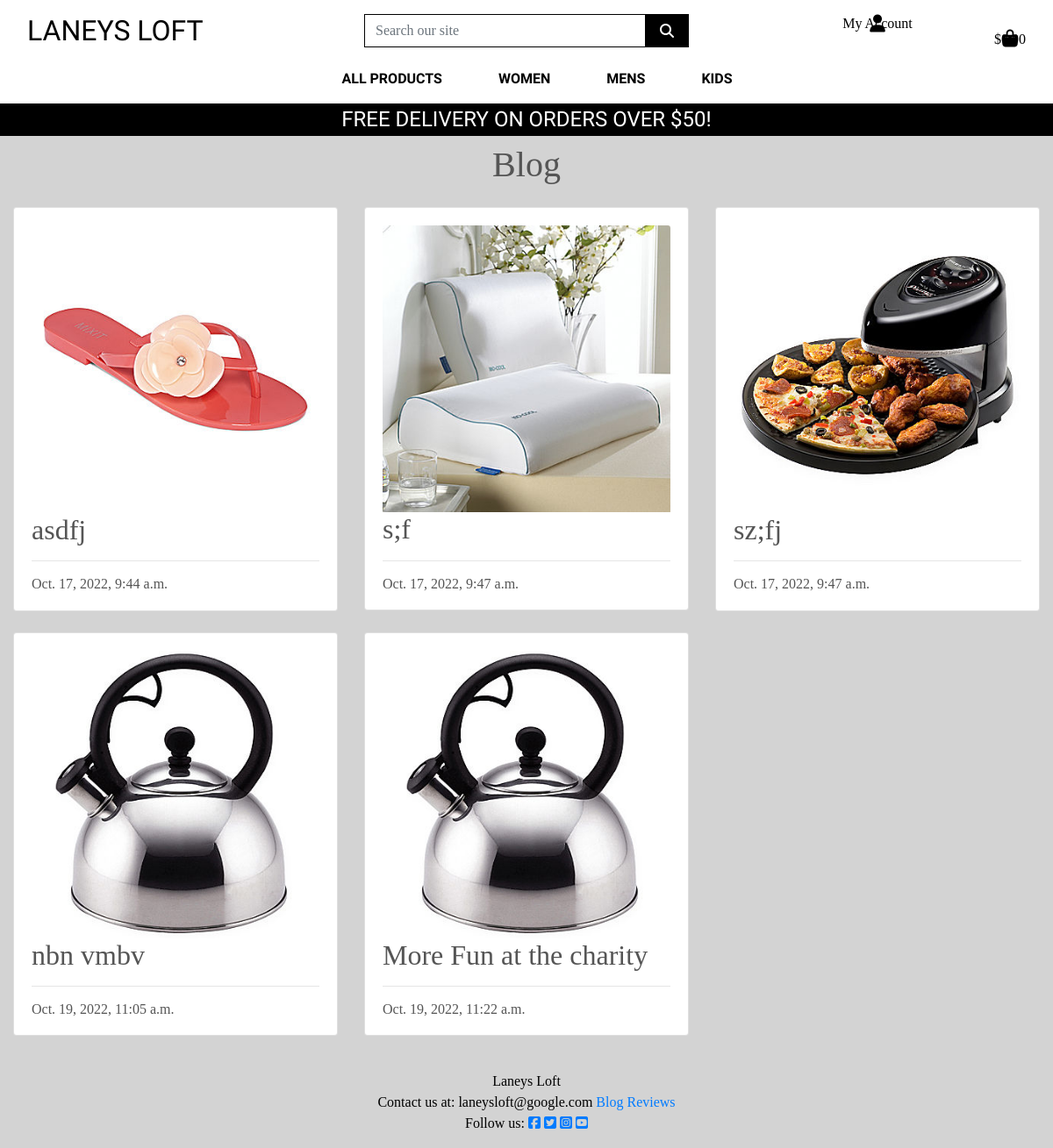
The app's page /blog_posts/blog_posts/, older data.
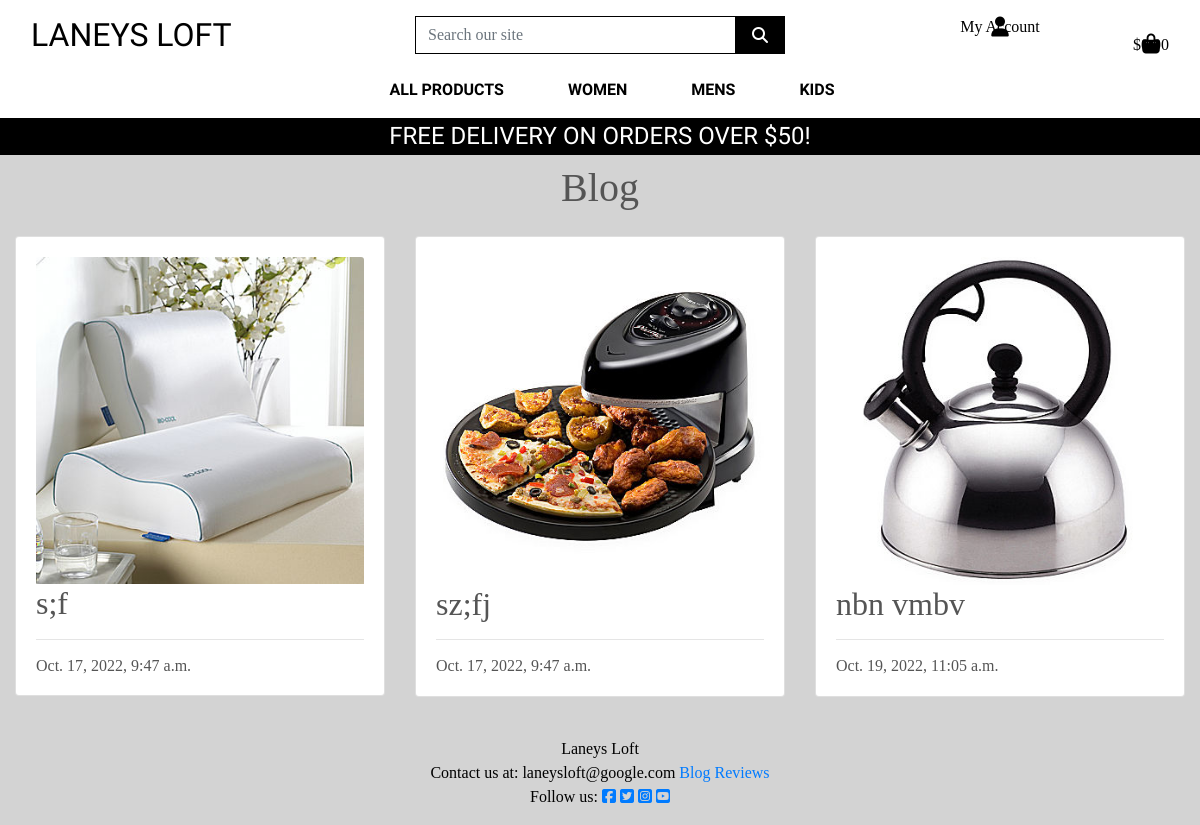
The same page, newer data.
### blog_posts/models.py (models this page shows, shortened)
class BlogPost(models.Model):
    charity_name = models.CharField(max_length=200)
    event_name = models.CharField(max_length=200)
    donation_amount = models.DecimalField(max_digits=6, decimal_places=2)
    image = models.ImageField(null=True, blank=True)
    summary = models.TextField(blank=True)
    charity_location = models.CharField(max_length=200, unique=False)
    charity_website = models.URLField(
        max_length=200, blank=True)
    created_on = models.DateTimeField(auto_now=True)
    class Meta:
        ordering = ['created_on']

### blog_posts/views.py (the view)
# urls.py: path('blog_posts/', views.BlogPostList.as_view(), name='blog_posts'),
class BlogPostList(ListView):
    model = BlogPost
    queryset = BlogPost.objects.order_by('created_on')
    template_name = 'blog_posts/blog_posts.html'
    paginate_by = 6

### bag/contexts.py (called while the page is built, shortened)
def bag_contents(request):
    bag_items = []
    total = 0
    item_count = 0
    bag = request.session.get('bag', {})
    if total < settings.FREE_DELIVERY_THRESHOLD:
        delivery = total * Decimal(settings.STANDARD_DELIVERY_PERCENTAGE / 100)
        free_delivery_delta = settings.FREE_DELIVERY_THRESHOLD - total
    else:
        delivery = 0
        free_delivery_delta = 0
    grand_total = delivery + total
    context = {
        'bag_items': bag_items,
        'total': total,
        'item_count': item_count,
        'delivery': delivery,
        'free_delivery_delta': free_delivery_delta,
        'free_delivery_threshold': settings.FREE_DELIVERY_THRESHOLD,
        'grand_total': grand_total,
    }
    return context

### blog_posts/templates/blog_posts/blog_posts.html (shortened to what this page needs)
{% extends "base.html" %}
{% load static %}
{% block extra_css %}
    <link rel="stylesheet" href="{% static 'blog_posts/css/blog_posts.css' %}">
{% endblock %}
{% block page_header %}
    <div class="container header-container">
    </div>
{% endblock %}
{% block content %}
<div class="container-fluid">
    <div class="row">
        <div class="col">
            <span class="text-center">
                <h1>Blog</h1>
            </span>
        </div>
    </div>
    <div class="row">
        <div class="col-12 mt-3 left">
            <div class="row">
                {% for blogpost in blogpost_list %}
                    <div class="col-md-4">
                        <div class="card mb-4">
                            <div class="card-body">
                                {% if "placeholder" in blogpost.image.url %}
                                <img class="card-img-top blog-page-pic"
                                src=""
                                alt="">
                                {% else %}
                                <img class="card-img-top blog-post-page-pic" src="{{ blogpost.image.url }}" alt="">
                                {% endif %}
                                <a href="{% url 'blog_post_detail' blogpost.id %}" class="blog-link">
                                <h2 class="card-title blog-name-link">{{ blogpost.event_name }}</h2>
                            </a>
                            <hr>
                            <p class="card-text h6">{{ blogpost.created_on}}</p>
                            </div>
                        </div>
                    </div>
                {% if forloop.counter|divisibleby:3 %}
            </div>
            <div class="row">
                {% endif %}
                {% endfor %}
            </div>
        </div>
    </div>
</div>
{% endblock %}

### templates/base.html (shortened to what this page needs)
{% load static %}
<!doctype html>
<html lang="en">
    <head>
        {% block corecss%}
            <link rel="stylesheet" href="https://cdn.jsdelivr.net/npm/bootstrap@4.6.2/dist/css/bootstrap.min.css">
            <link rel="stylesheet" href="{% static 'css/base.css' %}">
            {% endblock %}
        {% block extra_css %}
        {% endblock %}
    </head>
    <body>
        <header class="container-fluid fixed-top">
            <div id="topnav" class="row bg-white pt-lg-2 d-none d-lg-flex">
                <div class="col-12 col-lg-4 py-1 py-lg-0 text-center text-lg-left">
                    <a href="{% url 'home' %}" class="nav-link main-logo-link">
                        <h2 class="logo-font text-black my-0">  Laneys Loft</h2>
                    </a>
                </div>
                <div class="col-12 col-lg-4 my-auto py-1 py-lg-0">
                    <form method="GET" action="{% url 'items' %}">
                        <div class="input-group w-100">
                            <input class="form-control border border-black rounded-0" type="text" name="q" placeholder="Search our site">
                            <div class="input-group-append">
                                <button class="form-control btn btn-black border border-black rounded-0" type="submit">
                                    <span class="icon">
                                        <i class="fas fa-search"></i>
                                    </span>
                                </button>
                            </div>
                        </div>
                    </form>
                </div>
                <div class="col-12 col-lg-4 my-auto py-1 py-lg-0">
                    <ul class="list-inline list-unstyled text-center text-lg-right my-0">
                        <li class="list-in line-item dropdown">
                            <a class="text-black nav-link" href="#" id="user-options" data-toggle="dropdown" aria-haspopup="true" aria-expanded="false">
                                <div class="text-center">
                                    <div><i class="fas fa-user fa-lg"></i></div>
                                    <p class="my-0">My Account</p>
                                </div>
                            </a>
                        </li>
                        <li class="list-inline-item">
                            <a class="{% if grand_total %}text-info font-weight-bold{% else %}text-black{% endif %} nav-link" href="{% url 'view_bag' %}">
                                <div class="text-center">
                                    <div><i class="fas fa-shopping-bag fa-lg"></i></div>
                                    <p class="my-0">
                                        {% if grand_total %}
                                            ${{ grand_total|floatformat:2 }}
                                        {% else %}
                                            $0.00
                                        {% endif %}
                                    </p>
                                </div>
                            </a>
                        </li>
                    </ul>
                </div>
            </div>
            <div class="row bg-white">
                <nav class="navbar navbar-expand-lg navbar-light w-100">
                    {% include 'includes/main-nav.html' %}
                </nav>
            </div>
            <div id="delivery-banner" class="row text-center">
                <div class="col bg-black text-white">
                    <h4 class="logo-font my-1">Free delivery on orders over ${{ free_delivery_threshold }}!</h4>
                </div>
            </div>
        </header>
        {% block page_header %}
        {% endblock %}
        {% block content %}
        {% endblock %}
    <footer class="footer mt-auto py-3 dark-bg">
        <p class="m-0 text-center text-black">Laneys Loft</p>
        <p class="m-0 text-center text-black">Contact us at: laneysloft@google.com
            <a class="footer_links" href="{% url 'blog_posts' %}" >Blog</a>
            <a class="footer_links" href="{% url 'reviews' %}" >Reviews</a>
        </p>
        <p class="m-0 text-center text-black">Follow us:
            <a class="social-links" href="https://www.facebook.com" target="_blank" rel="noopener"
                aria-label="Please visit our Facebook Page (opens in a new tab)">
                <i class="fab fa-facebook-square ms-3"></i></a>
            <a class="social-links" href="https://twitter.com" target="_blank" rel="noopener"
                aria-label="Please visit our Twitter Page (opens in a new tab)">
                <i class="fab fa-twitter-square ms-3"></i></a>
            <a class="social-links" href="https://www.instagram.com/" target="_blank" rel="noopener"
                aria-label="Please visit our Instagram Page (opens in a new tab)">
                <i class="fab fa-instagram-square ms-3"></i></a>
            <a class="social-links" href="https://youtube.com/" target="_blank" rel="noopener"
                aria-label="Please visit our Youtube Page (opens in a new tab)">
                <i class="fab fa-youtube-square ms-3"></i></a>
        </p>
    </footer>
    </body>
</html>

### templates/includes/main-nav.html (shortened to what this page needs)
<div class="collapse navbar-collapse" id="main-nav">
    <ul class="navbar-nav w-auto mx-auto">
        <li class="nav-item dropdown">
            <a class="logo-font font-weight-bold nav-link text-black mr-5" href="#" id="all-products-link" data-toggle="dropdown" aria-haspopup="true" aria-expanded="false">
                All Products
            </a>
        </li>
        <li class="nav-item dropdown">
            <a class="logo-font font-weight-bold nav-link text-black mr-5" href="#" id="clothing-link" data-toggle="dropdown" aria-haspopup="true" aria-expanded="false">
                women
            </a>
        </li>
        <li class="nav-item dropdown">
            <a class="logo-font font-weight-bold nav-link text-black mr-5" href="#" id="homeware-link" data-toggle="dropdown" aria-haspopup="true" aria-expanded="false">
                Mens
            </a>
        </li>
        <li class="nav-item dropdown">
            <a class="logo-font font-weight-bold nav-link text-black" href="#" id="specials-link" data-toggle="dropdown" aria-haspopup="true" aria-expanded="false">
                Kids
            </a>
        </li>
    </ul>
</div>

### static/css/base.css (style rules this page uses)
html { height: 100%; }
body { background: url('/media/homepage_background_cropped.jpg') no-repeat center center fixed; background-size: cover; height: calc(100vh - 164px); color: #555; font-family: 'Shippori Antuque'; }
#topnav { line-height: 0; }
.icon { align-items: center; display: inline-flex; justify-content: center; height: 1.5rem; width: 1.5rem; }
.logo-font { text-transform: uppercase; font-family: 'Shippori Antique', sans-serif; }
.main-logo-link { width: fit-content; }
.btn-black { background: black; color: white; }
.text-black { color: #000 !important; }
.border-black { border: 1px solid black !important; }
.bg-black { background:#000 !important; }
@media (min-width: 1200px) { .container { max-width: 80%; } }
@media (min-width: 992px) { .header-container { padding-top: 164px; } }

### blog_posts/static/blog_posts/css/blog_posts.css (style rules this page uses)
body { background-color: lightgray; }
.blog-name-link { color: #555; }
.header-container { padding-top: 164px; }
@media (min-width: 384px) { .header-container { padding-top: 147px; } }
@media (min-width: 542px) { .header-container { padding-top: 119px; } }
@media (min-width: 992px) { .header-container { padding-top: 164px; } }

Row changes from the older to the newer data that the page shows:
removed BlogPost: image (picture), event_name "asdfj", created_on "Oct. 17, 2022, 9:44 a.m."
removed BlogPost: image (picture), event_name "More Fun at the charity", created_on "Oct. 19, 2022, 11:22 a.m."
